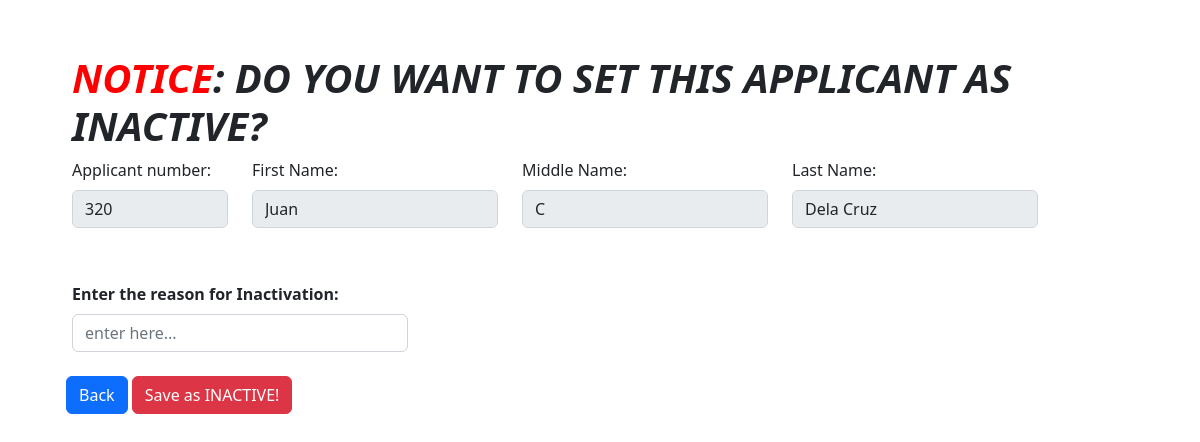
Page /HR/Inactive.php?applicant_number=320 on the committed database.
### tables this page shows
CREATE TABLE `applicant_perosnal_info` (
  `applicant_number` int(11) NOT NULL,
  `firstname` varchar(111) DEFAULT NULL,
  `middlename` varchar(111) DEFAULT NULL,
  `lastname` varchar(111) DEFAULT NULL,
  `birthdate` date NOT NULL,
  `birthplace` varchar(111) DEFAULT NULL,
  `age` varchar(10) DEFAULT NULL,
  `gender` enum('Male','Female','Rather Not Say') DEFAULT NULL,
  `civil_status` varchar(100) DEFAULT NULL,
  `emails` varchar(100) DEFAULT NULL,
  `contact` varchar(100) DEFAULT NULL,
  `street` varchar(100) DEFAULT NULL,
  `barangay` varchar(100) DEFAULT NULL,
  `city` varchar(100) DEFAULT NULL,
  `province` varchar(100) DEFAULT NULL,
  `postal_code` varchar(100) DEFAULT NULL,
  `father_name` varchar(100) DEFAULT NULL,
  `father_occu` varchar(100) DEFAULT NULL,
  `mother_name` varchar(100) DEFAULT NULL,
  `mother_occu` varchar(100) DEFAULT NULL,
  `applicant_status` varchar(100) DEFAULT NULL,
  `data_apply` date NOT NULL DEFAULT current_timestamp(),
  `date_status_updated` varchar(100) NOT NULL,
  `reason` varchar(100) NOT NULL,
  `job_apply` varchar(111) NOT NULL,
  `company` varchar(100) NOT NULL
);

### HR/Inactive.php (the view, shortened to what this page needs)
<?php
require 'mainConnect.php';
?>
<!DOCTYPE html>
<html lang="en">
<head>
  <link href ="https://cdn.datatables.net/1.13.1/css/jquery.dataTables.min.css" relstyle ="stylesheet">
  <link rel="stylesheet" href="https://cdn.jsdelivr.net/npm/bootstrap@4.1.3/dist/css/bootstrap.min.css">
  <link href='https://unpkg.com/boxicons@2.1.4/css/boxicons.min.css' rel='stylesheet'>
  <link href="https://cdn.jsdelivr.net/npm/bootstrap@5.0.2/dist/css/bootstrap.min.css" rel="stylesheet">
     <link rel="stylesheet" href="https://cdnjs.cloudflare.com/ajax/libs/twitter-bootstrap/5.2.0/css/bootstrap.min.css">
     <link rel="stylesheet" href="https://cdn.datatables.net/1.13.1/css/dataTables.bootstrap5.min.css">
</head>
    <body>
    <?php
                     if(isset($_GET['applicant_number'])){
                       $reference_no= mysqli_real_escape_string($conn,$_GET['applicant_number']);
                       $query = "SELECT * FROM applicant_perosnal_info WHERE applicant_number = '$reference_no'";
                       $query_run=mysqli_query($conn,$query);
                       if(mysqli_num_rows($query_run)>0){
                         $reference_no = mysqli_fetch_array($query_run);
                        ?>
                        <form action="Inactive.php" method="post">
<div class="row"
style="max-width:90%;
margin:0 auto;"
>
<h1 style="margin-top:5%;"><B><i><span style="color:red;">NOTICE</span>: DO YOU WANT TO SET THIS APPLICANT AS INACTIVE?</i></B></h1>
                        <div class="col-lg-2">
                        <label for="firstname">Applicant number:</label>
      <input type="text" class="form-control" name="applicant_number" id="userName" value = "<?=$reference_no['applicant_number'];?>" readonly>
    </div>
                        <div class="col-lg-3">
                        <label for="firstname">First Name:</label>
      <input type="text" class="form-control" name="fname" id="userName" value = "<?=$reference_no['firstname'];?>" readonly>
    </div>
    <div class="col-lg-3">
      <label for="middlename">Middle Name:</label>
      <input type="text" class="form-control" name="mname" id="userLastName" value = "<?=$reference_no['middlename'];?>"  readonly>
    </div>
    <div class=" col-lg-3">
      <label for="lastname">Last Name:</label>
      <input type="text" class="form-control" name="lname" id="lname1" value = "<?=$reference_no['lastname'];?>"  readonly>
    </div>
    <div style="margin-top:5%;" class="col-lg-4">
           <label for="#"><b>Enter the reason for Inactivation:</b></label>
              <input class="form-control" type="text" id="reason" name="reason" placeholder="enter here..." required>
              <br>
        </div>
        </div>
    <a style="margin-left:5.5%;" href="dataTable.php" class="btn btn-primary">Back</a>
    <button type="submit" name="send" class ="btn btn-danger">Save as INACTIVE!</button>
                        <?php } else{ echo "No record found!";  } }
                        ?>
</form>
    </body>
    </html>

### rows in the picture
applicant_perosnal_info: applicant_number "320", fname "Juan", mname "C", lname "Dela Cruz"
